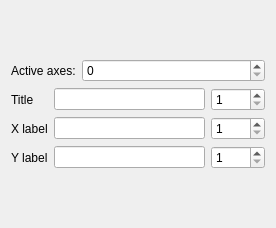
<?xml version="1.0" encoding="UTF-8"?>
<ui version="4.0">
 <class>TaskPanel_plotLabels</class>
 <widget class="QWidget" name="TaskPanel_plotLabels">
  <property name="geometry">
   <rect>
    <x>0</x>
    <y>0</y>
    <width>276</width>
    <height>228</height>
   </rect>
  </property>
  <property name="minimumSize">
   <size>
    <width>0</width>
    <height>0</height>
   </size>
  </property>
  <property name="windowTitle">
   <string>Set labels</string>
  </property>
  <layout class="QGridLayout" name="gridLayout">
   <item row="1" column="0">
    <layout class="QVBoxLayout" name="verticalLayout">
     <property name="bottomMargin">
      <number>0</number>
     </property>
     <item>
      <layout class="QHBoxLayout" name="horizontalLayout">
       <item>
        <widget class="QLabel" name="axesLabel">
         <property name="sizePolicy">
          <sizepolicy hsizetype="Fixed" vsizetype="Preferred">
           <horstretch>0</horstretch>
           <verstretch>0</verstretch>
          </sizepolicy>
         </property>
         <property name="text">
          <string>Active axes:</string>
         </property>
        </widget>
       </item>
       <item>
        <widget class="QSpinBox" name="axesIndex">
         <property name="sizePolicy">
          <sizepolicy hsizetype="Minimum" vsizetype="Fixed">
           <horstretch>5</horstretch>
           <verstretch>0</verstretch>
          </sizepolicy>
         </property>
         <property name="maximum">
          <number>1</number>
         </property>
        </widget>
       </item>
      </layout>
     </item>
     <item>
      <layout class="QGridLayout" name="gridLayout_2">
       <property name="bottomMargin">
        <number>0</number>
       </property>
       <property name="verticalSpacing">
        <number>6</number>
       </property>
       <item row="0" column="2">
        <widget class="QLineEdit" name="title"/>
       </item>
       <item row="0" column="1">
        <widget class="QLabel" name="titleLabel">
         <property name="text">
          <string>Title</string>
         </property>
        </widget>
       </item>
       <item row="0" column="3">
        <widget class="QSpinBox" name="titleSize">
         <property name="minimum">
          <number>1</number>
         </property>
         <property name="maximum">
          <number>1024</number>
         </property>
        </widget>
       </item>
       <item row="1" column="3">
        <widget class="QSpinBox" name="xSize">
         <property name="minimum">
          <number>1</number>
         </property>
         <property name="maximum">
          <number>1024</number>
         </property>
        </widget>
       </item>
       <item row="1" column="1">
        <widget class="QLabel" name="xLabel">
         <property name="text">
          <string>X label</string>
         </property>
        </widget>
       </item>
       <item row="1" column="2">
        <widget class="QLineEdit" name="titleX"/>
       </item>
       <item row="2" column="1">
        <widget class="QLabel" name="yLabel">
         <property name="text">
          <string>Y label</string>
         </property>
        </widget>
       </item>
       <item row="2" column="2">
        <widget class="QLineEdit" name="titleY"/>
       </item>
       <item row="2" column="3">
        <widget class="QSpinBox" name="ySize">
         <property name="minimum">
          <number>1</number>
         </property>
         <property name="maximum">
          <number>1024</number>
         </property>
        </widget>
       </item>
      </layout>
     </item>
    </layout>
   </item>
  </layout>
 </widget>
 <resources/>
 <connections/>
</ui>
